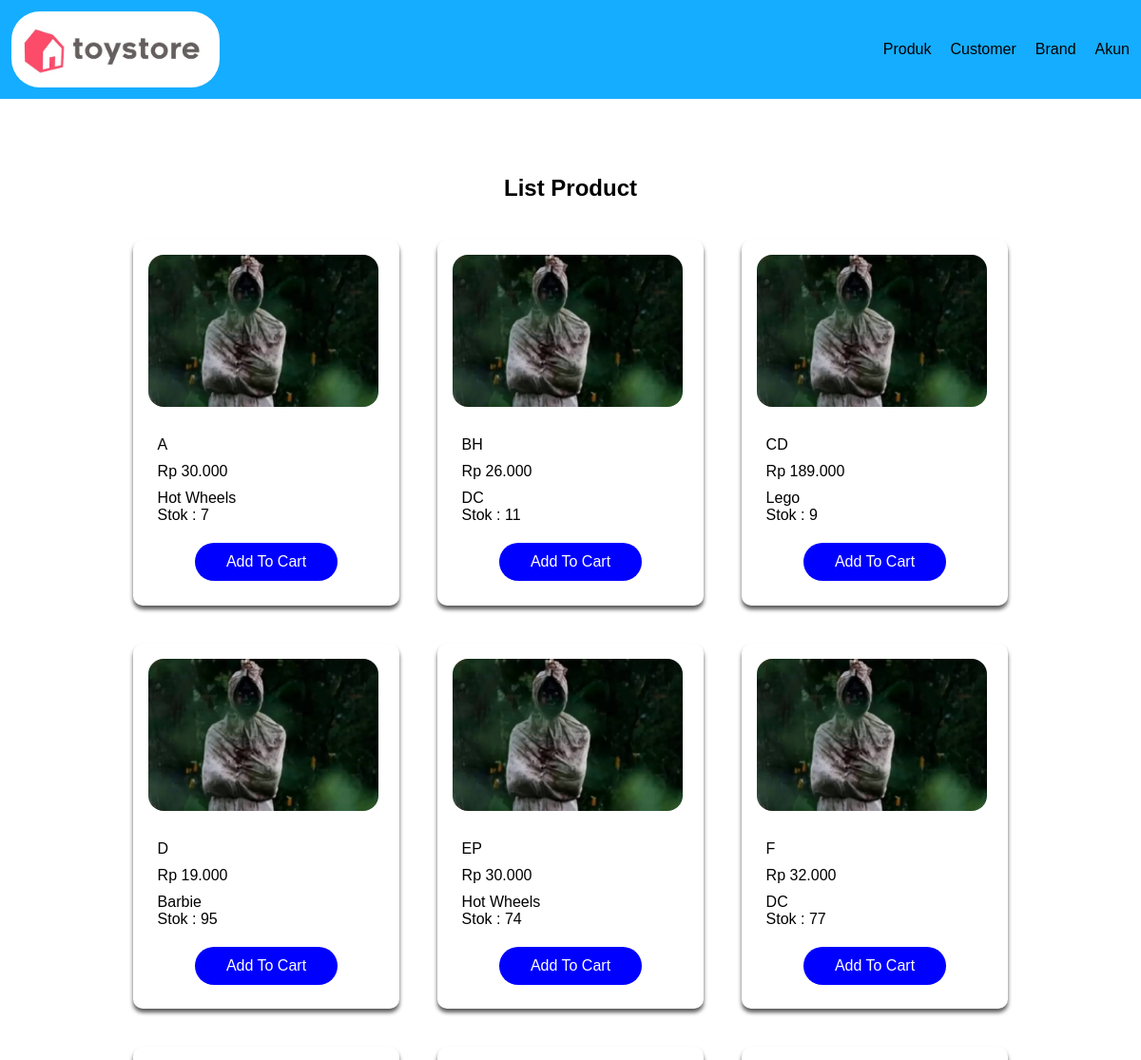
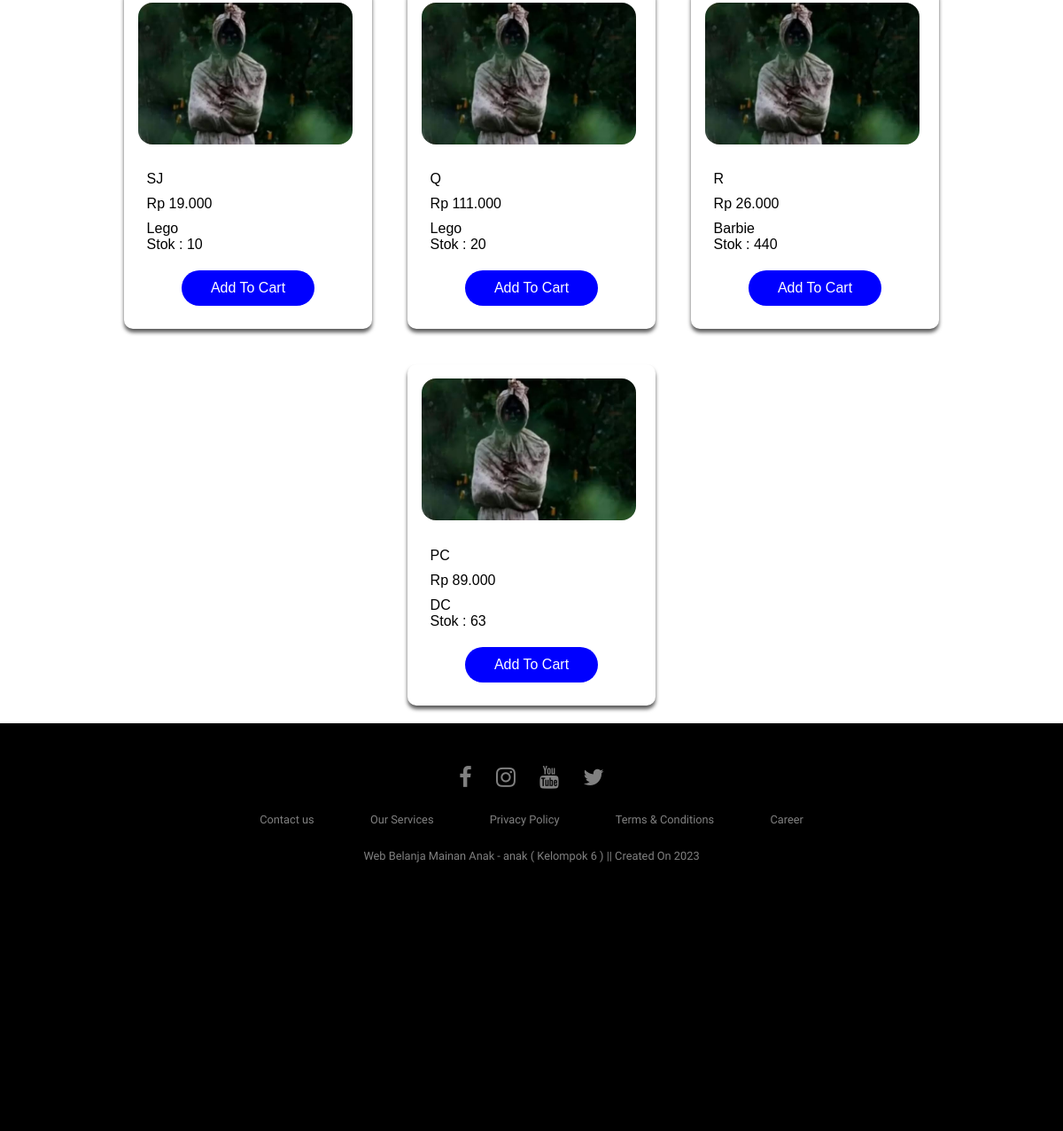
/app/user/index.php (signed in), run on an earlier commit of the app's database (2 pictures, top to bottom).
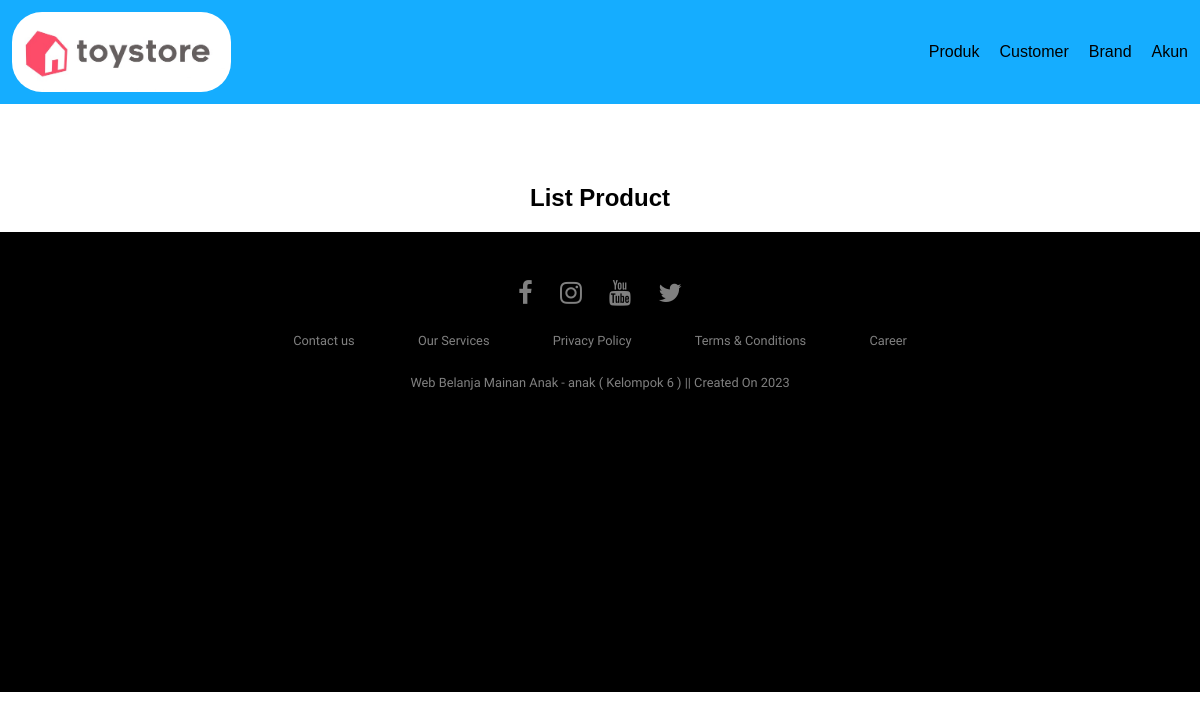
And on a later commit of the database.
### tables this page shows
CREATE TABLE `product` (
  `PRODUCT_ID` varchar(8) NOT NULL,
  `BRAND_ID` varchar(8) DEFAULT NULL,
  `PRODUCT_NAME` varchar(50) NOT NULL,
  `PRODUCT_IMG` varchar(225) NOT NULL,
  `PRODUCT_STOCK` int(11) NOT NULL,
  `PRODUCT_PRICE` bigint(20) NOT NULL,
  `PRODUCT_DESC` text NOT NULL,
  `CREATED_AT` timestamp NOT NULL DEFAULT current_timestamp() ON UPDATE current_timestamp(),
  `UPDATED_AT` date DEFAULT NULL
);

CREATE TABLE `brand` (
  `BRAND_ID` varchar(8) NOT NULL,
  `BRAND_NAME` varchar(15) NOT NULL
);

### app/database.php (called while the page is built, shortened)
<?php
	function getProductwithBrands(){
        try {
            $statement =DB->prepare("SELECT * FROM product JOIN brand ON brand.BRAND_ID = product.BRAND_ID");
            $statement->execute();
            return $statement->fetchAll(PDO::FETCH_ASSOC);
        } catch (PDOException $err) {
            echo $err->getMessage();
        }
	}
?>

### app/user/index.php (the view, shortened to what this page needs)
<?php
    require("../database.php");
    $products = getProductwithBrands();
?>
<!DOCTYPE html>
<html lang="en">
<head>
	<link rel="stylesheet" href="https://cdnjs.cloudflare.com/ajax/libs/font-awesome/4.7.0/css/font-awesome.min.css">
    <link rel="stylesheet" href="../../assets/css/style.css">
</head>
<body class="index-user">
	<?php include("../../assets/inc/navbar.inc") ?>
    <h1>List Product</h1>
	<div class="daftar">
    <?php foreach ($products as $product) : ?>
        <div class="productCardOuter">
            <div class="productCardInner">
                <div class="productCardimage" style="background-image:url(<?= BASEURL ?>/assets/images/products/<?= $product["PRODUCT_IMG"] ?>); background-size:cover;background-position:center;">
                </div>
                <div class="productdetail">
                    <div class="productCardtitle">
                        <?= ucwords($product["PRODUCT_NAME"]) ?>
                    </div>
                    <div class="productCardprice">
                        <?= "Rp " . number_format($product["PRODUCT_PRICE"], 0, ',', '.'); ?>
                    </div>
                    <div class="productCardinfo">
                        <span class="productCardinfo-category"><?= ucwords($product["BRAND_NAME"]) ?></span>
                        <span class="productCardinfo-stock">Stok : <?= $product["PRODUCT_STOCK"] ?></span>
                    </div>
                    <div class="addtocart_outer">
                        <a href="addproduct.php?pro=<?= $product["PRODUCT_ID"] ?>"><div class="addtocart">Add To Cart</div></a>
                    </div>
                </div>
            </div>
        </div>
    <?php endforeach; ?>
	</div>
	<?php include("../../assets/inc/footer.inc");?>
</body>
</html>

What changed in the data, as far as the page shows it:
removed product: PRODUCT_IMG (placeholder picture), PRODUCT_NAME "A", PRODUCT_PRICE "30.000", BRAND_ID.BRAND_NAME "Hot Wheels", PRODUCT_STOCK "7"
removed product: PRODUCT_IMG (placeholder picture), PRODUCT_NAME "BH", PRODUCT_PRICE "26.000", BRAND_ID.BRAND_NAME "DC", PRODUCT_STOCK "11"
removed product: PRODUCT_IMG (placeholder picture), PRODUCT_NAME "CD", PRODUCT_PRICE "189.000", BRAND_ID.BRAND_NAME "Lego", PRODUCT_STOCK "9"
removed product: PRODUCT_IMG (placeholder picture), PRODUCT_NAME "D", PRODUCT_PRICE "19.000", BRAND_ID.BRAND_NAME "Barbie", PRODUCT_STOCK "95"
removed product: PRODUCT_IMG (placeholder picture), PRODUCT_NAME "EP", PRODUCT_PRICE "30.000", BRAND_ID.BRAND_NAME "Hot Wheels", PRODUCT_STOCK "74"
removed product: PRODUCT_IMG (placeholder picture), PRODUCT_NAME "F", PRODUCT_PRICE "32.000", BRAND_ID.BRAND_NAME "DC", PRODUCT_STOCK "77"
removed product: PRODUCT_IMG (placeholder picture), PRODUCT_NAME "SJ", PRODUCT_PRICE "19.000", BRAND_ID.BRAND_NAME "Lego", PRODUCT_STOCK "10"
removed product: PRODUCT_IMG (placeholder picture), PRODUCT_NAME "Q", PRODUCT_PRICE "111.000", BRAND_ID.BRAND_NAME "Lego", PRODUCT_STOCK "20"
removed product: PRODUCT_IMG (placeholder picture), PRODUCT_NAME "R", PRODUCT_PRICE "26.000", BRAND_ID.BRAND_NAME "Barbie", PRODUCT_STOCK "440"
removed product: PRODUCT_IMG (placeholder picture), PRODUCT_NAME "PC", PRODUCT_PRICE "89.000", BRAND_ID.BRAND_NAME "DC", PRODUCT_STOCK "63"
